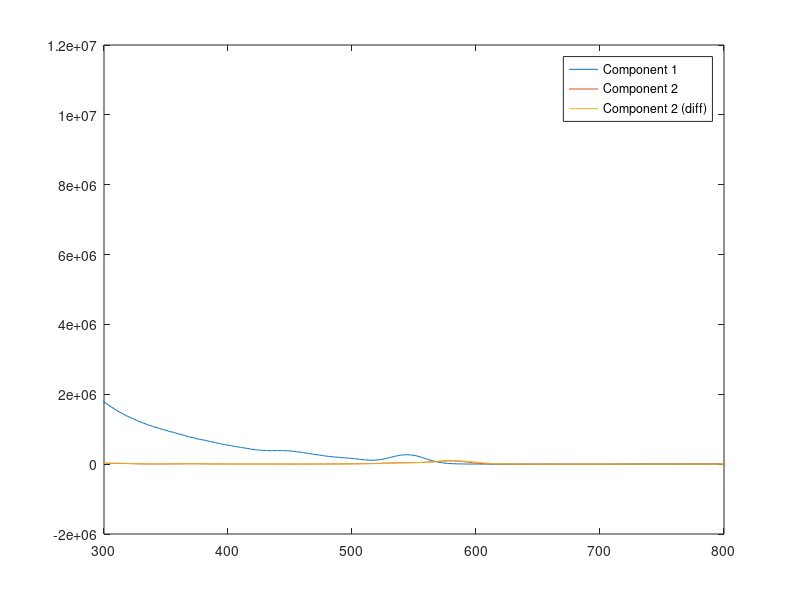
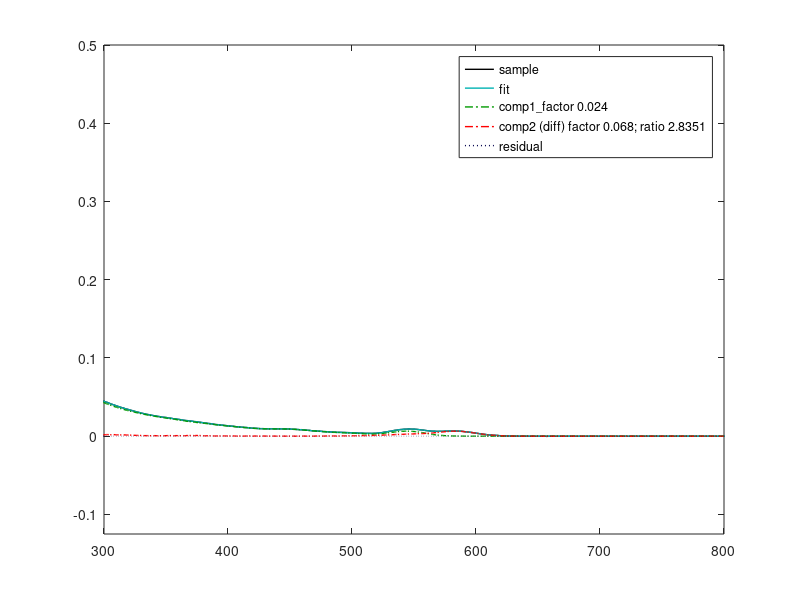

MATLAB code for these plots, in order:
%% A demonstration of how to fit an absorption spectrum in terms of 2 components
% Data in this example is from Andrew's MIT samples 4-8, in which a
% carboxyrhodamine dye was combined with CdSe QDs.

% The peak molar extinction coefficient of this dye is 97000 M^-1 cm^-1
% Molar extinction coefficient of the QDs at 350 nm is 971000 M^-1 cm^-1

% We will determine the concentration of QDs and dye in a mixed sample
% using a linear combination fit, powered by lsqnonneg

% In particular, we want to find the (positive) coefficients to multiply
% the spectra for pure dye and QD by in order to match the measured
% absorption spectrum of a mixture. If we scale the spectra of each
% component to match their molar extinction coefficients, then the linear
% combination fit will directly give the concentration of each component
% that is present. 

% In this example, we have two spectra available to fit: a mixture of the
% QDs and dye, that should give a very close fit, and a covalent QD-dye
% conjugate, in which the dye component shows a measurable shift and will
% not fit as well.

% For this fit to work, we need the set of x values (wavelength points) to
% match among all of the spectra being compared. If they don't, you will
% need to resample them first (for example with interp1). The tools in the
% matlab-abs-emis toolbox make this easy, but this demo script does not
% use them.

%% load data: wavelength scale in nm (wl) and four sets of absorbance values
load qd_dye_example_data.mat

thesample=abg4_8c_mix_abs;
% thesample=abg4_8a_conjugate_abs;
comp1=abg4_8b_qd_abs;
comp1_name='QDs';
% comp2=rox_se_dye_abs;
comp2=rox_se_dye_abs-mean(rox_se_dye_abs(451:491)); % baseline correction
comp2_name='rox dye';

% find out which wavelength index corresponds to 350 nm, and the limits of
% the spectrum region in which we plan to do the fit
wl_idx=dsearchn(wl,350);
fit_wl_lo=350; % we will only do the fit over a limited wavelength range
fit_wl_hi=650;
plot_wl_lo=300; % wavelength range for plots
plot_wl_hi=800;
fit_idx_lo=dsearchn(wl,fit_wl_lo); 
fit_idx_hi=dsearchn(wl,fit_wl_hi);

% scale component spectra
comp1_e=comp1*971000/comp1(wl_idx);
comp2_e=comp2*97000/max(comp2(fit_idx_lo:fit_idx_hi));

% plot sample spectrum and extinction spectra
figure(1);
plot(wl,[comp1_e comp2_e]); xlim([plot_wl_lo plot_wl_hi])
legend('Component 1','Component 2')

figure(2);
plot(wl,[thesample]); xlim([plot_wl_lo plot_wl_hi])

%% Let's do the fit -- for mixture
thesample=abg4_8c_mix_abs;
thesample_name='mixture';

y=thesample(fit_idx_lo:fit_idx_hi); % make sure this is a column vector
x=[ comp1_e(fit_idx_lo:fit_idx_hi) comp2_e(fit_idx_lo:fit_idx_hi)];
% A=x\y;
A=lsqnonneg(x,y);

comp1_c=A(1);
comp2_c=A(2);
% fit_y = x*A;

% plot result
figure(2);clf
handles=plot(wl, ...
    [thesample ...
    comp1_c*comp1_e+comp2_c*comp2_e ...
    comp1_c*comp1_e ... 
    comp2_c*comp2_e ...
    (thesample - (comp1_c*comp1_e+comp2_c*comp2_e)) ...
    ]);
set(handles(1),'Color','k');
set(handles(2),'Color',0.7*[0 1 1]);
set(handles(3),'Color',[0 0.6 0],'LineStyle','-.');
set(handles(4),'Color','r','LineStyle','-.');
set(handles(5),'Color',[0 0 0.3],'LineStyle',':');
set(handles(:),'LineWidth',1.0);
xlim([plot_wl_lo plot_wl_hi]);
ylim(1.25*ylim); % so legend will fit
            
legend(thesample_name,'fit',...
    ['comp1\_factor ' num2str(comp1_c*1e6,'%.3f')],...
    ['comp2\_factor ' num2str(comp2_c*1e6,'%.3f') '; ratio ' num2str(comp2_c/comp1_c)],...
    'residual')

%% Let's do the fit -- for conjugate
thesample=abg4_8a_conjugate_abs;
thesample_name='purified conjugate';

y=thesample(fit_idx_lo:fit_idx_hi); % make sure this is a column vector
x=[ comp1_e(fit_idx_lo:fit_idx_hi) comp2_e(fit_idx_lo:fit_idx_hi)];
% A=x\y;
A=lsqnonneg(x,y);

comp1_c=A(1);
comp2_c=A(2);
% fit_y = x*A;

% plot result
figure(2);clf
handles=plot(wl, ...
    [thesample ...
    comp1_c*comp1_e+comp2_c*comp2_e ...
    comp1_c*comp1_e ... 
    comp2_c*comp2_e ...
    (thesample - (comp1_c*comp1_e+comp2_c*comp2_e)) ...
    ]);
set(handles(1),'Color','k');
set(handles(2),'Color',0.7*[0 1 1]);
set(handles(3),'Color',[0 0.6 0],'LineStyle','-.');
set(handles(4),'Color','r','LineStyle','-.');
set(handles(5),'Color',[0 0 0.3],'LineStyle',':');
set(handles(:),'LineWidth',1.0);
xlim([plot_wl_lo plot_wl_hi]);
ylim(1.25*ylim);
            
legend('sample','fit',...
    ['comp1\_factor ' num2str(comp1_c*1e6,'%.3f')],...
    ['comp2\_factor ' num2str(comp2_c*1e6,'%.3f') '; ratio ' num2str(comp2_c/comp1_c)],...
    'residual')

%% Can we estimate the absorption spectrum of bound dye?
thesample=abg4_8a_conjugate_abs;
thesample_name='purified conjugate';

y=thesample(fit_idx_lo:fit_idx_hi); % make sure this is a column vector
x=[ comp1_e(fit_idx_lo:fit_idx_hi) comp2_e(fit_idx_lo:fit_idx_hi)];
% A=x\y;
A=lsqnonneg(x,y);

comp1_c=A(1);
comp2_c=A(2);
% fit_y = x*A;

% here, we consider the case that the contribution from one component is
% determined correctly, but the other one has undergone a change in
% lineshape versus the reference. We can subtract the contribution from the
% first component from the sample to determine the absorbance due to
% everything else. In practice, if the spectrum of the second component has
% changed, its oscillator strength might well have changed also, so
% assigning a concentration, as needed to determine the extinction
% spectrum, is necessarily an estimate. Here, we consider the case that the
% spectrum hasn't changed that much and so the initial concentration
% estimate for the second component is about right. But you could take
% another approach, such as scaling the difference spectrum to have the
% same peak area or same maximum extinction coefficient as the reference.
comp2_diff_e=(thesample - comp1_c*comp1_e)/comp2_c;  

% plot result
figure(2);clf
handles=plot(wl, ...
    [thesample ...
    comp1_c*comp1_e+comp2_c*comp2_diff_e ...
    comp1_c*comp1_e ... 
    comp2_c*comp2_diff_e ...
    (thesample - (comp1_c*comp1_e+comp2_c*comp2_diff_e)) ...
    ]);
set(handles(1),'Color','k');
set(handles(2),'Color',0.7*[0 1 1]);
set(handles(3),'Color',[0 0.6 0],'LineStyle','-.');
set(handles(4),'Color','r','LineStyle','-.');
set(handles(5),'Color',[0 0 0.3],'LineStyle',':');
set(handles(:),'LineWidth',1.0);
xlim([plot_wl_lo plot_wl_hi]);
ylim(1.25*ylim);
            
legend('sample','fit',...
    ['comp1\_factor ' num2str(comp1_c*1e6,'%.3f')],...
    ['comp2 (diff) factor ' num2str(comp2_c*1e6,'%.3f') '; ratio ' num2str(comp2_c/comp1_c)],...
    'residual')

figure(1);clf
plot(wl,[comp1_e comp2_e comp2_diff_e]); xlim([plot_wl_lo plot_wl_hi])
legend('Component 1','Component 2','Component 2 (diff)')
